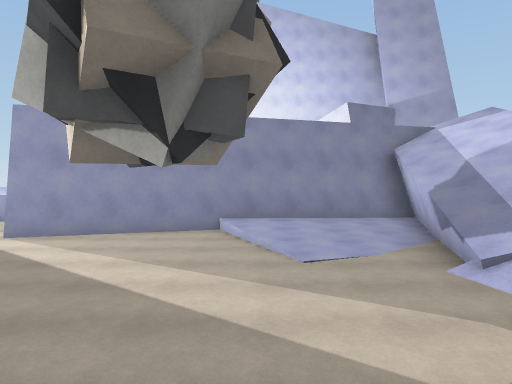
[1] (above)

24 first-person views from a walk through a scene from a Unity 3-D project. The camera is 1.5 m above the floor, tilts 2° down and sees 70° across. The floor is counted in squares, 2 m on a side. Each view is taken from the middle of a square. On the plan, view 1 faces up. The plan holds only what a view shows up to about 11 squares ahead; the rest is blank. The place goes on beyond the plan. Surface patterns are stand-ins for the level's own textures.

[2]
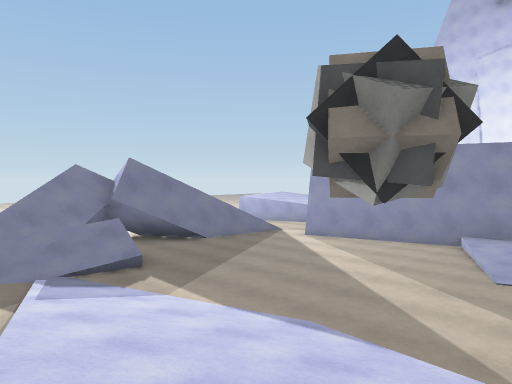

[3]
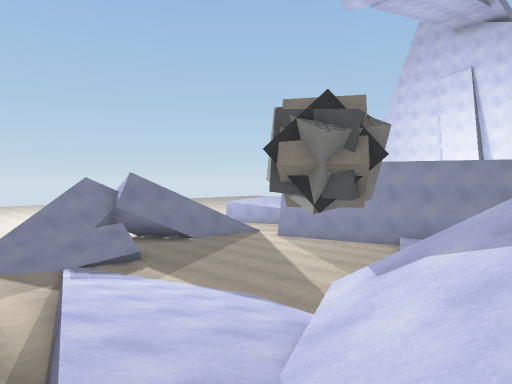

[4]
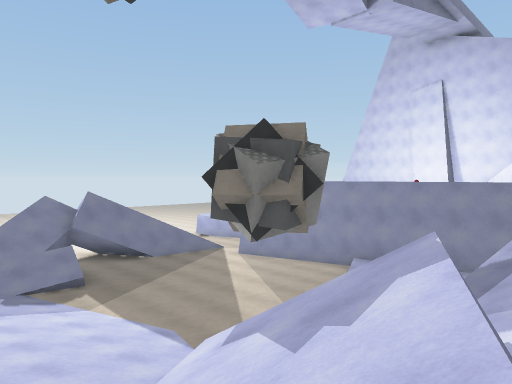

[5]
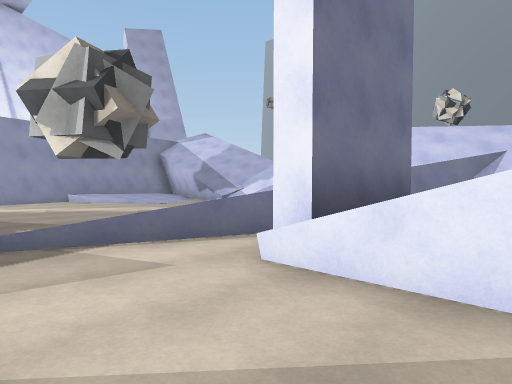

[6]
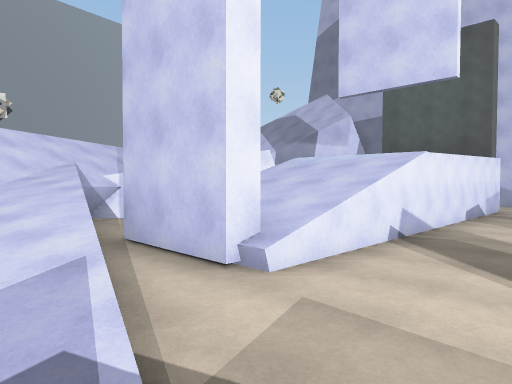

[7]
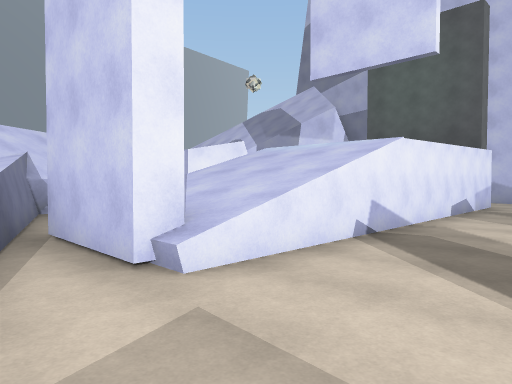

[8]
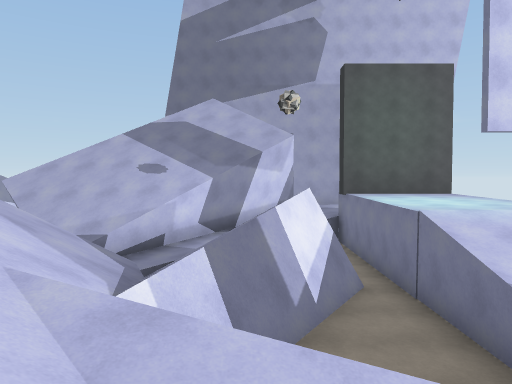

[9]
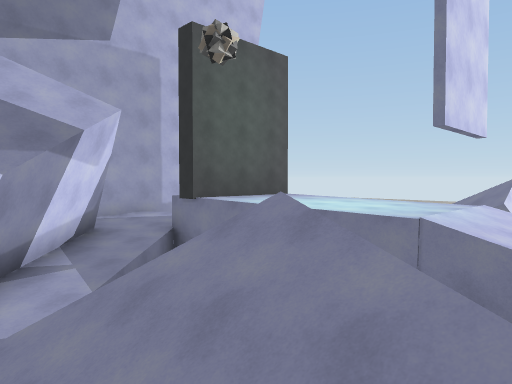

[10]
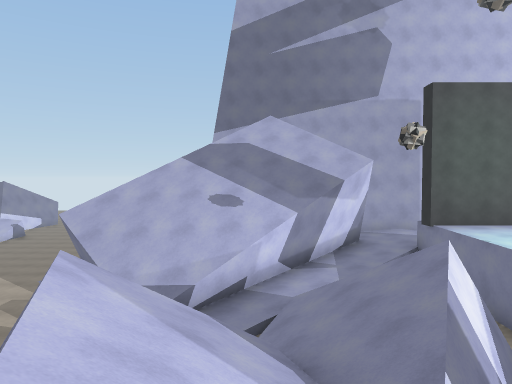

[11]
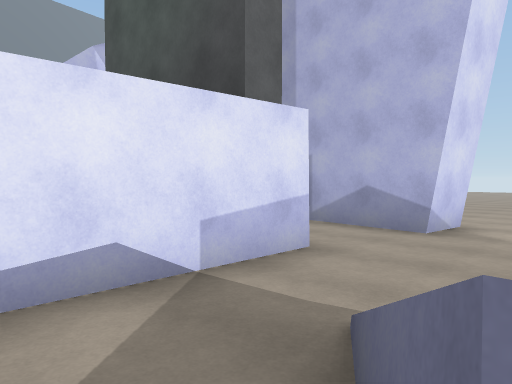

[12]
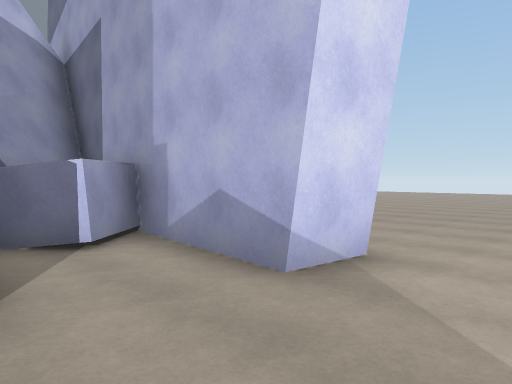

[13]
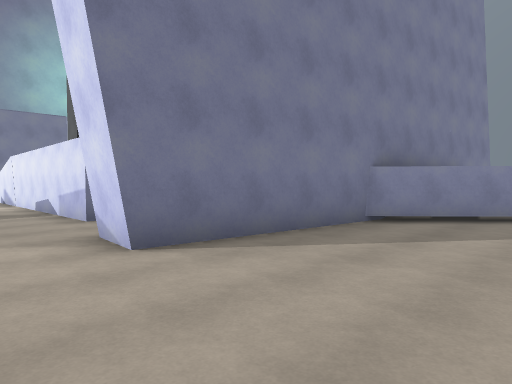

[14]
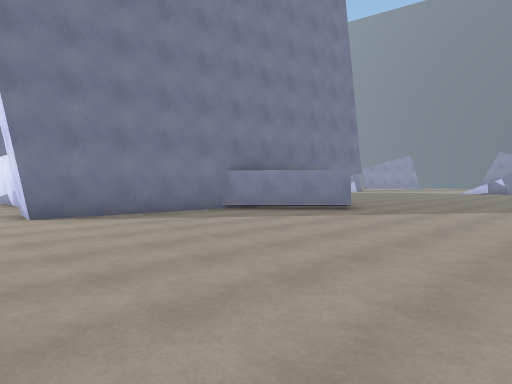

[15]
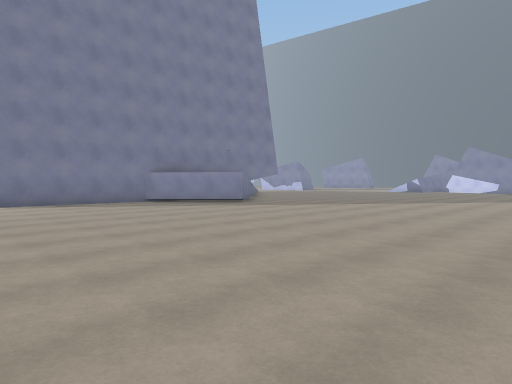

[16]
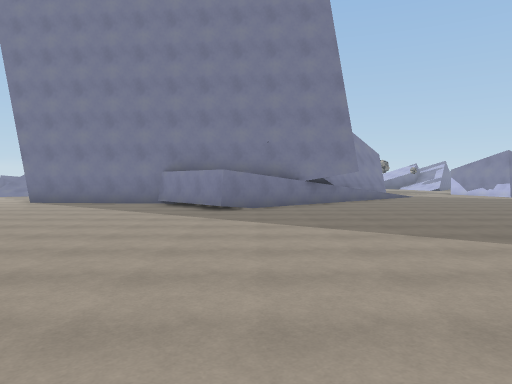

[17]
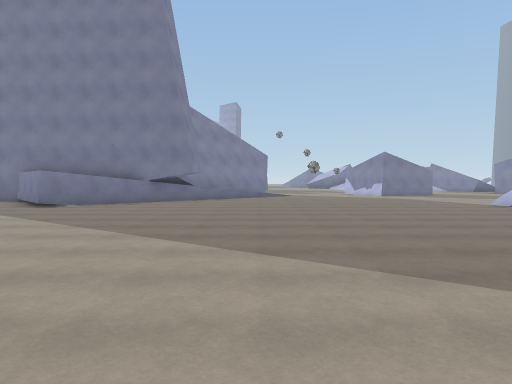

[18]
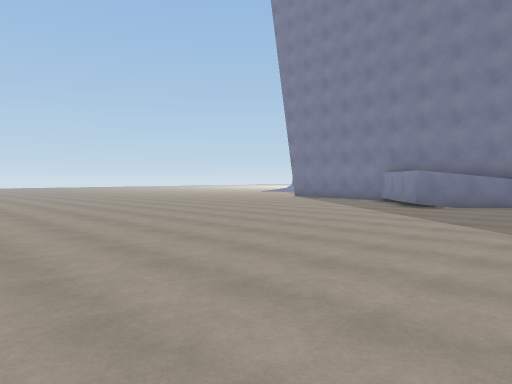

[19]
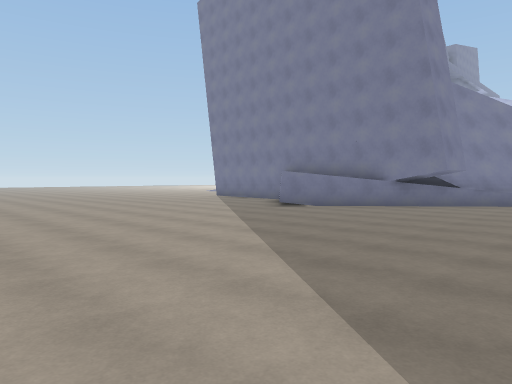

[20]
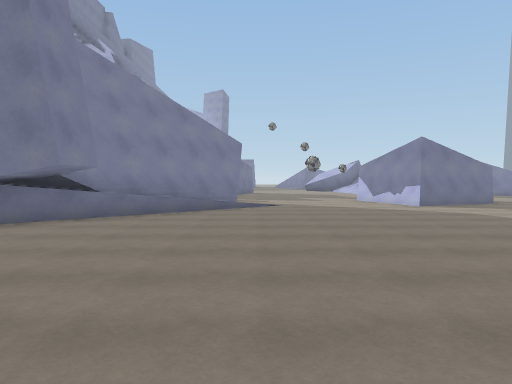

[21]
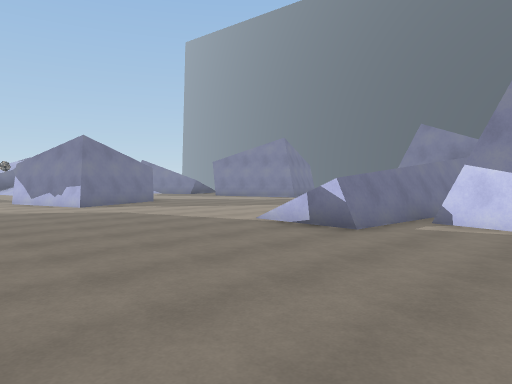

[22]
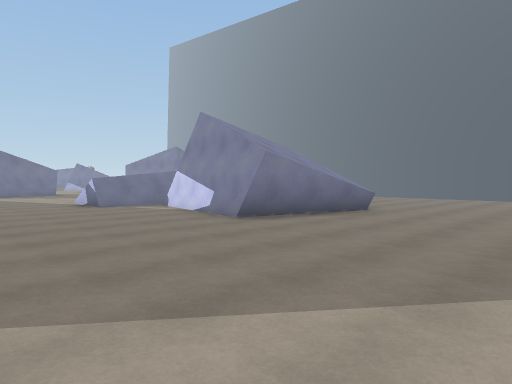

[23]
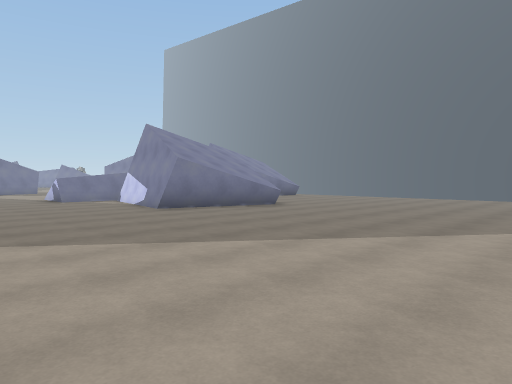

[24]
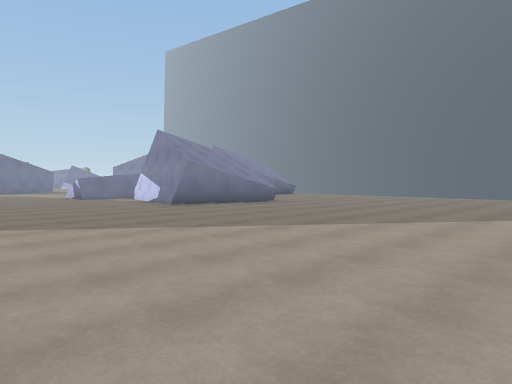

### Floor plan
Key: @ floor where view 1 was taken; # wall or solid block; . main floor; : floor 0.25 m higher than the main floor; + floor 1.25 m higher than the main floor; * floor 2 m higher than the main floor; % floor 2.5 m higher than the main floor; & floor 2.75 m higher than the main floor; $ floor 3 m higher than the main floor; / step, stairs or slope; = window, fence, low wall or low ledge; ^ raised ledge; v drop or lower ground; R rock.
Columns run from 5 left of view 1 to 23 right of it. Each row starts with its distance up from view 1.
 11            =
 10        ###//
  9      ###////
  8   ####:::///
  7 ###..:::///
  6 ...../::#/
  5 ........//
  4 ........//
  3 ........
  2 ........
  1 /..////.
  0 /////@/#//
 -1 /.=///////v#
 -2 .....#v////R
 -3  ..###vvv//^
 -4  ..+++v v=//
 -5 ...***vvv///=
 -6  ..%%%vvv///.
 -7  ..&&&vv///
 -8  ..$$$vv////^ ..
 -9 ...$$$v  v/###..  .#
-10  ..$$$v v###   .. .##
-11  ..###vv###   #.....##.
-12 ...###v###   ##/.......
-13 ....#####   ##/.........
-14 ....##=##  ##=...........
-15 ..#######  #=............
-16 ......######............
-17 .......###.........../
-18 ........#............=      #
-19 .....................#======^
-20 .......................#
-21 .......................#
-22 ......................##
-23 ......................#
-24 ......................####...
-25 .........................^...
-26 .............................
-27 ................ ............
-28          .... .  ............
-29                  ............
-30                 .............
-31                 .............
-32                 .........
-33                 ....

Positions as (right, up) in squares from view 1, and headings:
1: (0, 0), facing up
2: (2, -2), facing up-left
3: (4, -3), facing up-left
4: (5, -2), facing up-left
5: (-5, -5), facing up-right
6: (-5, 0), facing down-right
7: (-5, -1), facing down-right
8: (3, -1), facing down
9: (5, -5), facing down-left
10: (5, -2), facing down
11: (-5, -9), facing down-right
12: (-5, -12), facing down-right
13: (-5, -19), facing up-right
14: (-5, -23), facing up-right
15: (-5, -27), facing up-right
16: (4, -27), facing up
17: (9, -28), facing up
18: (7, -28), facing up-left
19: (10, -26), facing up-left
20: (10, -22), facing up
21: (11, -22), facing up-right
22: (12, -29), facing up-right
23: (12, -32), facing up-right
24: (11, -33), facing up-right
